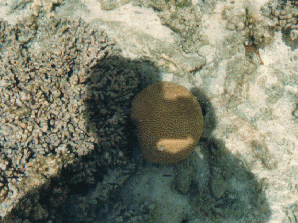
#> input picture HW1/images/Shadow/shadow.tif, 298 x 223 px, found by its file name
$ python hw1.4_task4.py
#> lines starting #> are read from the running program, lines starting #| are printed output that depends on the picture

# Name Surname: Emine Aydın
# ID: 190315053

from PIL import Image,ImageFilter

u = Image.open("C:/Users/Emine/Desktop/images/Shadow/shadow.tif")
#> u is the input picture: PIL image 298x223 P; mean R, G, B 125.2, 127.4, 108.8
u.show()

u.save("C:/Users/Emine/Desktop/images/Shadow/shadow2.tif")

u.rotate(180).save("C:/Users/Emine/Desktop/images/Shadow/shadow3.tif")
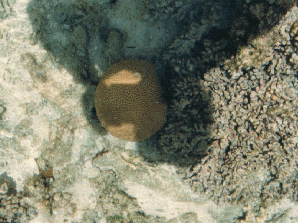
#> saved as shadow3.tif: PIL image 298x223 P; mean R, G, B 125.2, 127.4, 108.8

u.convert(mode= "L").save("C:/Users/Emine/Desktop/images/Shadow/shadow4.tif")
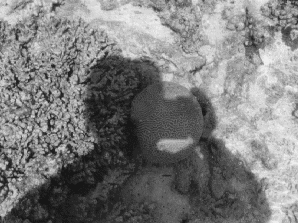
#> saved as shadow4.tif: PIL image 298x223 L; min 22, max 239, mean 124.7

u = u.convert('RGB')
u = u.filter(ImageFilter.BLUR)
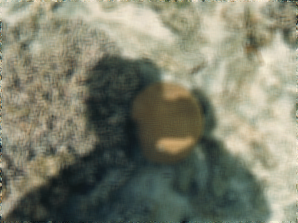
#> u: PIL image 298x223 RGB; mean R, G, B 125.2, 127.5, 108.9
u.save("C:/Users/Emine/Desktop/images/Shadow/shadow7.tif")

resize = (60,600)
u.thumbnail(resize)
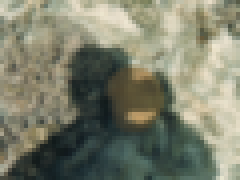
#> u: PIL image 60x45 RGB (shown 4 times larger); mean R, G, B 125.4, 127.6, 109
u.save("C:/Users/Emine/Desktop/images/Shadow/shadow5.tif")

cut = (40,0,300,200)
u.crop(cut).save("C:/Users/Emine/Desktop/images/Shadow/shadow6.tif")
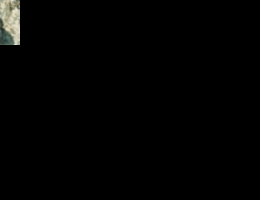
#> saved as shadow6.tif: PIL image 260x200 RGB; mean R, G, B 2.7, 2.8, 2.4
